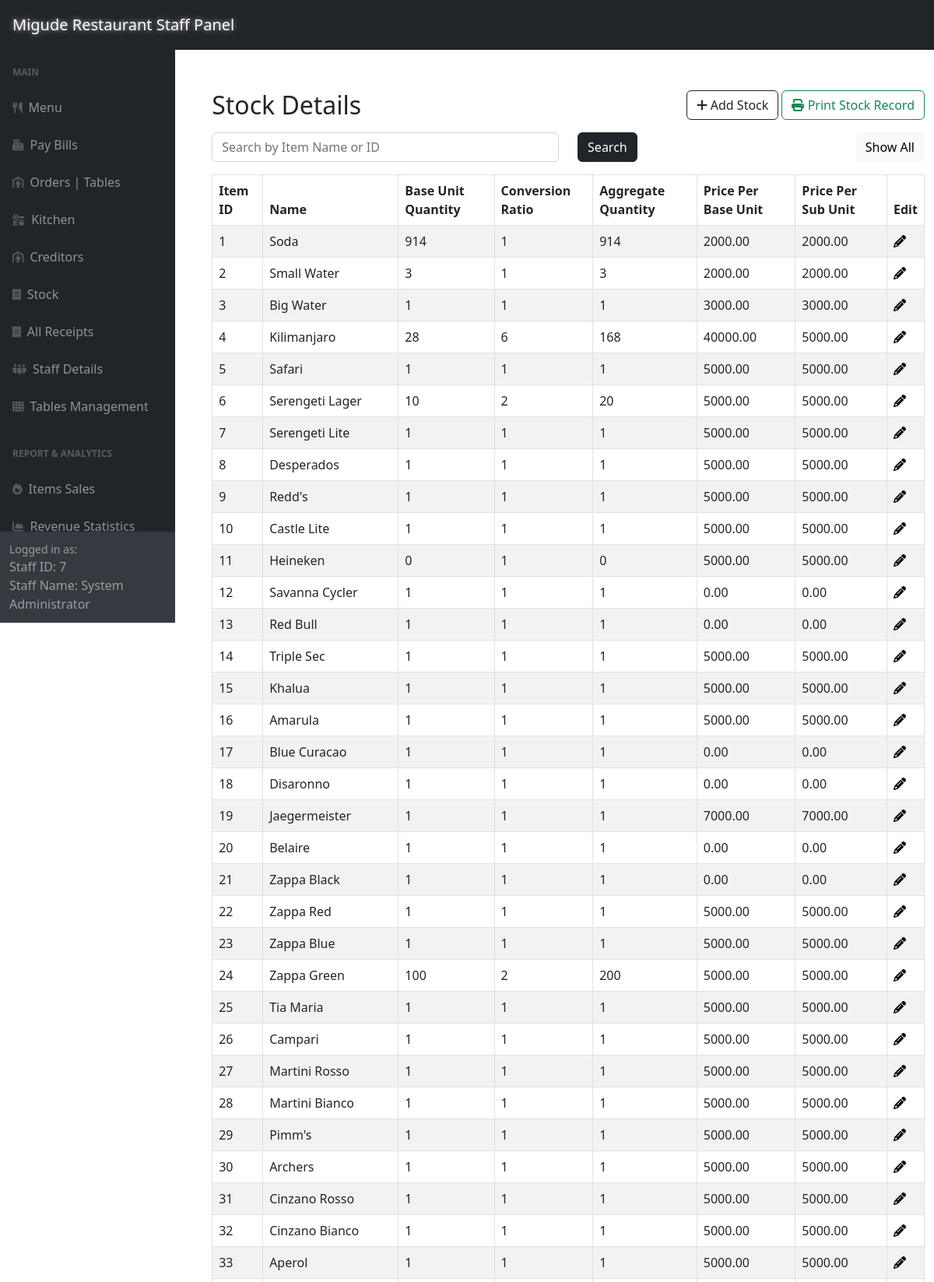
The page /adminSide/panel/stock-panel.php (signed in, upper part) on the database its author committed.
### tables this page shows
CREATE TABLE `stock` (
  `ItemID` int(11) NOT NULL,
  `ItemName` varchar(255) NOT NULL,
  `BaseUnitQuantity` int(11) NOT NULL,
  `ConversionRatio` int(11) NOT NULL,
  `AggregateQuantity` int(11) GENERATED ALWAYS AS (`BaseUnitQuantity` * `ConversionRatio`) STORED,
  `PricePerBaseUnit` decimal(10,2) NOT NULL,
  `PricePerSubUnit` decimal(10,2) NOT NULL,
  `expense_per_unit` decimal(10,2) DEFAULT 0.00,
  `LastUpdated` timestamp NOT NULL DEFAULT current_timestamp() ON UPDATE current_timestamp(),
  `BaseUnitName` varchar(50) NOT NULL DEFAULT 'Bottle',
  `AggregateUnitName` varchar(50) NOT NULL DEFAULT 'Tot',
  `PendingAggregate` int(11) DEFAULT 0
);

### adminSide/panel/stock-panel.php (the view, shortened to what this page needs)
<?php include '../inc/dashHeader.php'; ?>
<div class="wrapper">
    <div class="container-fluid pt-5 pl-600">
        <div class="row">
            <div class="m-50">
            <div class="mt-5 mb-3 d-flex justify-content-between align-items-center">
                 <h2 class="m-0">Stock Details</h2>
                <div>
                <a href="../stockCrud/createStock.php" class="btn btn-outline-dark"><i class="fa fa-plus"></i> Add Stock</a>
                <a href="../posBackend/generateStockReport.php" class="btn btn-outline-success"><i class="fa fa-print"></i> Print Stock Record</a>
                </div>
             </div>
                <div class="mb-3">
                    <form method="POST" action="#">
                        <div class="row">
                            <div class="col-md-6">
                                <input type="text" name="search" id="search" class="form-control" placeholder="Search by Item Name or ID">
                            </div>
                            <div class="col-md-3">
                                <button type="submit" class="btn btn-dark">Search</button>
                            </div>
                            <div class="col" style="text-align: right;" >
                                <a href="stock.php" class="btn btn-light">Show All</a>
                            </div>
                        </div>
                    </form>
                </div>
                <?php
                require_once "../config.php";
                if (isset($_POST['search']) && !empty($_POST['search'])) {
                    $search = $_POST['search'];
                    $sql = "SELECT * FROM stock WHERE ItemName LIKE '%$search%' OR ItemID LIKE '%$search%' ORDER BY ItemID";
                } else {
                    $sql = "SELECT * FROM stock ORDER BY ItemID";
                }
                if ($result = mysqli_query($link, $sql)) {
                    if (mysqli_num_rows($result) > 0) {
                        echo '<div class="table-responsive">';
                        echo '<table class="table table-bordered table-striped mb-0">';
                        echo "<thead>";
                        echo "<tr>";
                        echo "<th>Item ID</th>";
                        echo "<th>Name</th>";
                        echo "<th>Base Unit Quantity</th>";
                        echo "<th>Conversion Ratio</th>";
                        echo "<th>Aggregate Quantity</th>";
                        echo "<th>Price Per Base Unit</th>";
                        echo "<th>Price Per Sub Unit</th>";
                        echo "<th>Edit</th>";
                        echo "</tr>";
                        echo "</thead>";
                        echo "<tbody>";
                        while ($row = mysqli_fetch_array($result)) {
                            echo "<tr>";
                            echo "<td>" . $row['ItemID'] . "</td>";
                            echo "<td>" . $row['ItemName'] . "</td>";
                            echo "<td>" . $row['BaseUnitQuantity'] . "</td>";
                            echo "<td>" . $row['ConversionRatio'] . "</td>";
                            echo "<td>" . ($row['AggregateQuantity'] ?? 'N/A') . "</td>";
                            echo "<td>" . $row['PricePerBaseUnit'] . "</td>";
                            echo "<td>" . $row['PricePerSubUnit'] . "</td>";
                            echo "<td>";
                            echo '<a href="../stockCrud/updateStock.php?id='. $row['ItemID'] .'" title="Modify Record" data-toggle="tooltip" onclick="return confirm(\'Admin permission required!\n\nAre you sure you want to edit this stock item?\')">'
                                    . '<i class="fa fa-pencil" aria-hidden="true"></i></a>';
                            echo "</td>";
                            echo "</tr>";
                        }
                        echo "</tbody>";
                        echo "</table>";
                        echo '</div>';
                    } else {
                        echo '<div class="alert alert-danger"><em>No records were found.</em></div>';
                    }
                } else {
                    echo "Oops! Something went wrong. Please try again later.";
                }
                ?>
            </div>
        </div>
    </div>
</div>
<?php include '../inc/dashFooter.php'; ?>

### adminSide/inc/dashHeader.php (style rules this page uses)
html, body { overflow-x: hidden; width: 100%; }
.container, .container-fluid { max-width: 100%; }

### adminSide/panel/stock-panel.php (style rules this page uses)
.wrapper { width: 100%; max-width: 1300px; padding-left: 200px; padding-top: 20px }
.table-responsive { width: 100%; overflow-x: auto; -webkit-overflow-scrolling: touch; }

### rows shown on the page
stock: ItemID "1", ItemName "Soda", BaseUnitQuantity "914", ConversionRatio "1", AggregateQuantity "914", PricePerBaseUnit "2000.00", PricePerSubUnit "2000.00"
stock: ItemID "2", ItemName "Small Water", BaseUnitQuantity "3", ConversionRatio "1", AggregateQuantity "3", PricePerBaseUnit "2000.00", PricePerSubUnit "2000.00"
stock: ItemID "3", ItemName "Big Water", BaseUnitQuantity "1", ConversionRatio "1", AggregateQuantity "1", PricePerBaseUnit "3000.00", PricePerSubUnit "3000.00"
stock: ItemID "4", ItemName "Kilimanjaro", BaseUnitQuantity "28", ConversionRatio "6", AggregateQuantity "168", PricePerBaseUnit "40000.00", PricePerSubUnit "5000.00"
stock: ItemID "5", ItemName "Safari", BaseUnitQuantity "1", ConversionRatio "1", AggregateQuantity "1", PricePerBaseUnit "5000.00", PricePerSubUnit "5000.00"
stock: ItemID "6", ItemName "Serengeti Lager", BaseUnitQuantity "10", ConversionRatio "2", AggregateQuantity "20", PricePerBaseUnit "5000.00", PricePerSubUnit "5000.00"
stock: ItemID "7", ItemName "Serengeti Lite", BaseUnitQuantity "1", ConversionRatio "1", AggregateQuantity "1", PricePerBaseUnit "5000.00", PricePerSubUnit "5000.00"
stock: ItemID "8", ItemName "Desperados", BaseUnitQuantity "1", ConversionRatio "1", AggregateQuantity "1", PricePerBaseUnit "5000.00", PricePerSubUnit "5000.00"
stock: ItemID "9", ItemName "Redd's", BaseUnitQuantity "1", ConversionRatio "1", AggregateQuantity "1", PricePerBaseUnit "5000.00", PricePerSubUnit "5000.00"
stock: ItemID "10", ItemName "Castle Lite", BaseUnitQuantity "1", ConversionRatio "1", AggregateQuantity "1", PricePerBaseUnit "5000.00", PricePerSubUnit "5000.00"
stock: ItemID "11", ItemName "Heineken", BaseUnitQuantity "0", ConversionRatio "1", AggregateQuantity "0", PricePerBaseUnit "5000.00", PricePerSubUnit "5000.00"
stock: ItemID "12", ItemName "Savanna Cycler", BaseUnitQuantity "1", ConversionRatio "1", AggregateQuantity "1", PricePerBaseUnit "0.00", PricePerSubUnit "0.00"
stock: ItemID "13", ItemName "Red Bull", BaseUnitQuantity "1", ConversionRatio "1", AggregateQuantity "1", PricePerBaseUnit "0.00", PricePerSubUnit "0.00"
stock: ItemID "14", ItemName "Triple Sec", BaseUnitQuantity "1", ConversionRatio "1", AggregateQuantity "1", PricePerBaseUnit "5000.00", PricePerSubUnit "5000.00"
stock: ItemID "15", ItemName "Khalua", BaseUnitQuantity "1", ConversionRatio "1", AggregateQuantity "1", PricePerBaseUnit "5000.00", PricePerSubUnit "5000.00"
stock: ItemID "16", ItemName "Amarula", BaseUnitQuantity "1", ConversionRatio "1", AggregateQuantity "1", PricePerBaseUnit "5000.00", PricePerSubUnit "5000.00"
stock: ItemID "17", ItemName "Blue Curacao", BaseUnitQuantity "1", ConversionRatio "1", AggregateQuantity "1", PricePerBaseUnit "0.00", PricePerSubUnit "0.00"
stock: ItemID "18", ItemName "Disaronno", BaseUnitQuantity "1", ConversionRatio "1", AggregateQuantity "1", PricePerBaseUnit "0.00", PricePerSubUnit "0.00"
stock: ItemID "19", ItemName "Jaegermeister", BaseUnitQuantity "1", ConversionRatio "1", AggregateQuantity "1", PricePerBaseUnit "7000.00", PricePerSubUnit "7000.00"
stock: ItemID "20", ItemName "Belaire", BaseUnitQuantity "1", ConversionRatio "1", AggregateQuantity "1", PricePerBaseUnit "0.00", PricePerSubUnit "0.00"
stock: ItemID "21", ItemName "Zappa Black", BaseUnitQuantity "1", ConversionRatio "1", AggregateQuantity "1", PricePerBaseUnit "0.00", PricePerSubUnit "0.00"
stock: ItemID "22", ItemName "Zappa Red", BaseUnitQuantity "1", ConversionRatio "1", AggregateQuantity "1", PricePerBaseUnit "5000.00", PricePerSubUnit "5000.00"
stock: ItemID "23", ItemName "Zappa Blue", BaseUnitQuantity "1", ConversionRatio "1", AggregateQuantity "1", PricePerBaseUnit "5000.00", PricePerSubUnit "5000.00"
stock: ItemID "24", ItemName "Zappa Green", BaseUnitQuantity "100", ConversionRatio "2", AggregateQuantity "200", PricePerBaseUnit "5000.00", PricePerSubUnit "5000.00"
stock: ItemID "25", ItemName "Tia Maria", BaseUnitQuantity "1", ConversionRatio "1", AggregateQuantity "1", PricePerBaseUnit "5000.00", PricePerSubUnit "5000.00"
stock: ItemID "26", ItemName "Campari", BaseUnitQuantity "1", ConversionRatio "1", AggregateQuantity "1", PricePerBaseUnit "5000.00", PricePerSubUnit "5000.00"
stock: ItemID "27", ItemName "Martini Rosso", BaseUnitQuantity "1", ConversionRatio "1", AggregateQuantity "1", PricePerBaseUnit "5000.00", PricePerSubUnit "5000.00"
stock: ItemID "28", ItemName "Martini Bianco", BaseUnitQuantity "1", ConversionRatio "1", AggregateQuantity "1", PricePerBaseUnit "5000.00", PricePerSubUnit "5000.00"
stock: ItemID "29", ItemName "Pimm's", BaseUnitQuantity "1", ConversionRatio "1", AggregateQuantity "1", PricePerBaseUnit "5000.00", PricePerSubUnit "5000.00"
stock: ItemID "30", ItemName "Archers", BaseUnitQuantity "1", ConversionRatio "1", AggregateQuantity "1", PricePerBaseUnit "5000.00", PricePerSubUnit "5000.00"
stock: ItemID "31", ItemName "Cinzano Rosso", BaseUnitQuantity "1", ConversionRatio "1", AggregateQuantity "1", PricePerBaseUnit "5000.00", PricePerSubUnit "5000.00"
stock: ItemID "32", ItemName "Cinzano Bianco", BaseUnitQuantity "1", ConversionRatio "1", AggregateQuantity "1", PricePerBaseUnit "5000.00", PricePerSubUnit "5000.00"
stock: ItemID "33", ItemName "Aperol", BaseUnitQuantity "1", ConversionRatio "1", AggregateQuantity "1", PricePerBaseUnit "5000.00", PricePerSubUnit "5000.00"

### other values the page prints
$_SESSION['logged_account_id'] "7"
$_SESSION['logged_staff_name'] "System Administrator"
